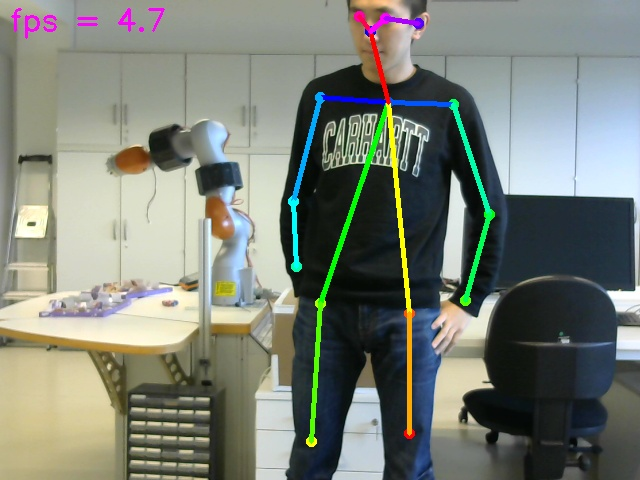
#> input picture Temp_Images/00007.jpg, 640 x 480 px
$ python cvtest.py ../Temp_Images/00007.jpg
#> lines starting #> are read from the running program, lines starting #| are printed output that depends on the picture

import sys
from random import randint
import cv2 as cv
def main(argv):

    borderType = cv.BORDER_CONSTANT
    window_name = "copyMakeBorder Demo"

    imageName = argv[0] if len(argv) > 0 else 'lena.jpg'
    # Loads an image
    src = cv.imread(cv.samples.findFile(imageName), cv.IMREAD_COLOR)
#> src is the input picture: shape (480, 640, 3); mean B, G, R 117.9, 127.7, 121.9
    # Check if image is loaded fine
    if src is None:
        print ('Error opening image!')
        print ('Usage: copy_make_border.py [image_name -- default lena.jpg] \n')
        return -1

    print ('\n'
           '\t   copyMakeBorder Demo: \n'
           '     -------------------- \n'
           ' ** Press \'c\' to set the border to a random constant value \n'
           ' ** Press \'r\' to set the border to be replicated \n'
           ' ** Press \'ESC\' to exit the program ')

    cv.namedWindow(window_name, cv.WINDOW_AUTOSIZE)

    top = int(0.0 * src.shape[0])
#> top = 0
    bottom = top
#> bottom = 0
    right = int(0.0 * src.shape[1])
#> right = 0
    left = int(0.3 * src.shape[1])  # shape[1] = cols
#> left = 192


    while 1:

        value = [255, 255, 255]

        dst = cv.copyMakeBorder(src, top, bottom, left, right, borderType, None, value)
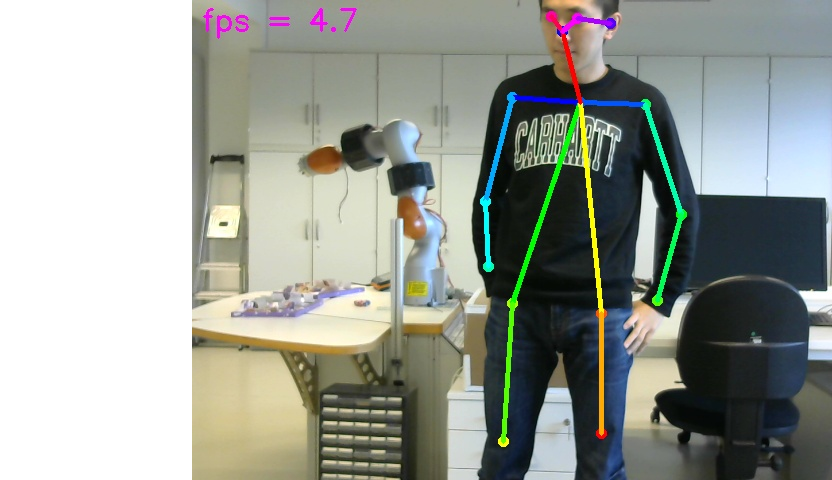
#> dst: shape (480, 832, 3); mean B, G, R 149.5, 157.1, 152.6

        cv.imshow(window_name, dst)

        c = cv.waitKey(500)
#> (key Esc is pressed here)
        if c == 27:
            break
        elif c == 99: # 99 = ord('c')
            borderType = cv.BORDER_CONSTANT
        elif c == 114: # 114 = ord('r')
            borderType = cv.BORDER_REPLICATE

    return 0
if __name__ == "__main__":
    main(sys.argv[1:])

$ run again, on Temp_Images/00012.jpg
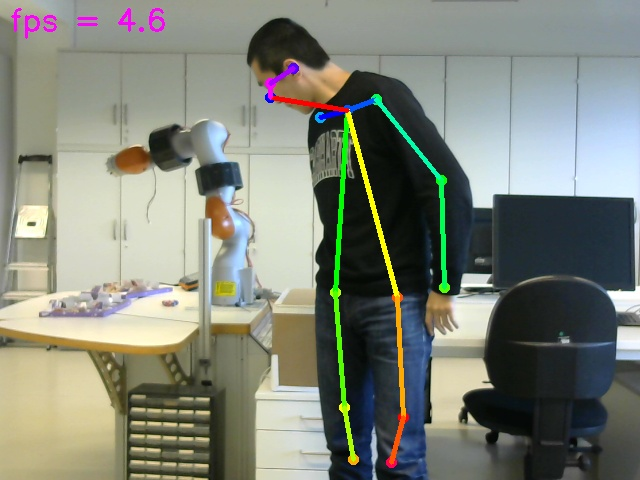
#> input picture Temp_Images/00012.jpg, 640 x 480 px
#> in main, src is the input picture: shape (480, 640, 3); mean B, G, R 120.1, 131.8, 127.4
#> in main, `dst = cv.copyMakeBorder(src, top, bottom, left, right, borderType, Non..`:
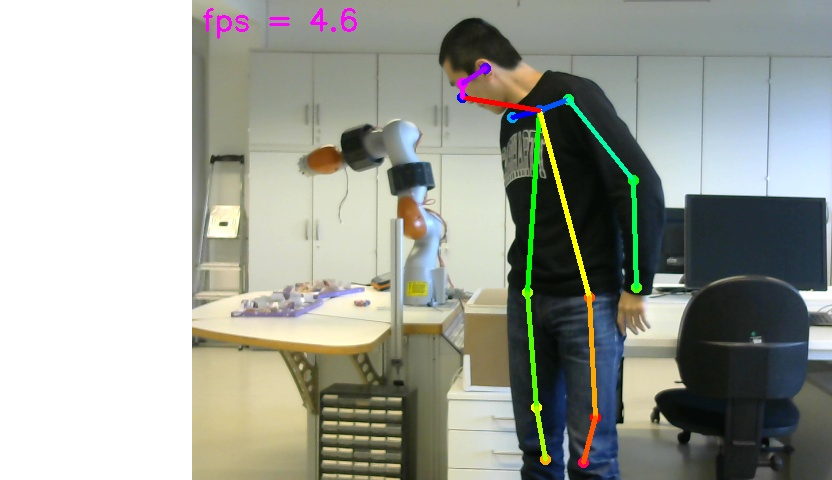
#> dst: shape (480, 832, 3); mean B, G, R 151.3, 160.2, 156.8

$ run again, on Temp_Images/00014.jpg
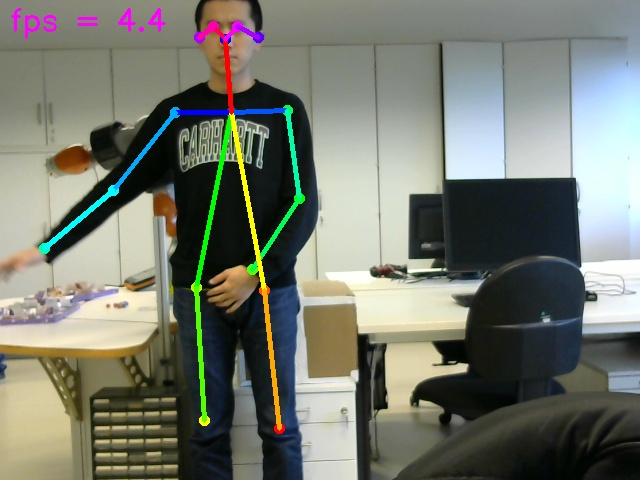
#> input picture Temp_Images/00014.jpg, 640 x 480 px
#> in main, src is the input picture: shape (480, 640, 3); mean B, G, R 110.1, 121, 117.2
#> in main, `dst = cv.copyMakeBorder(src, top, bottom, left, right, borderType, Non..`:
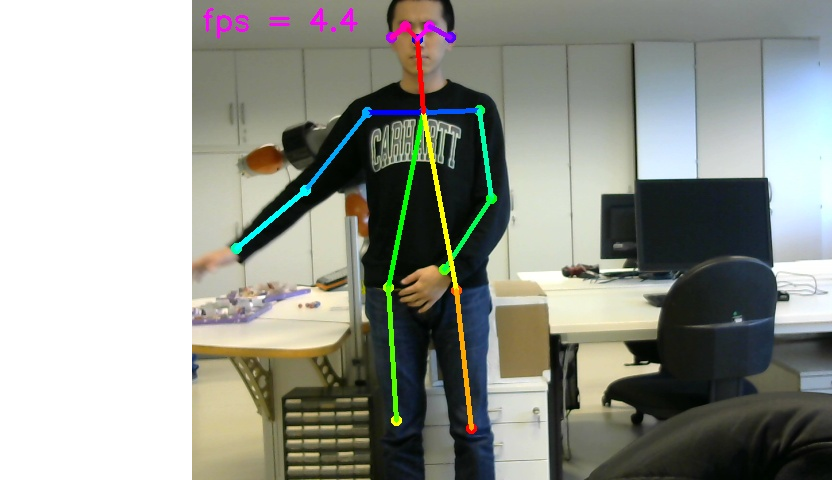
#> dst: shape (480, 832, 3); mean B, G, R 143.5, 151.9, 149

$ run again, on Temp_Images/00032.jpg
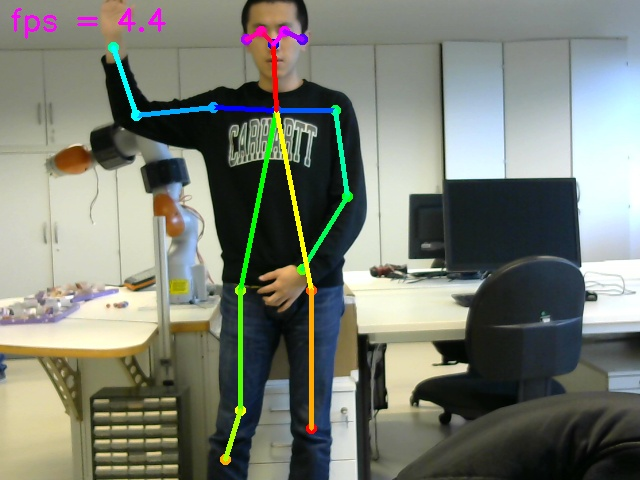
#> input picture Temp_Images/00032.jpg, 640 x 480 px
#> in main, src is the input picture: shape (480, 640, 3); mean B, G, R 113.7, 124.9, 120.2
#> in main, `dst = cv.copyMakeBorder(src, top, bottom, left, right, borderType, Non..`:
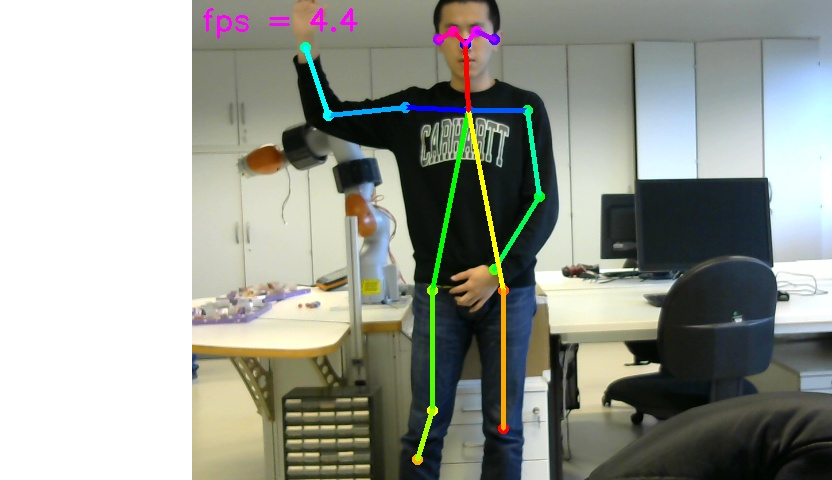
#> dst: shape (480, 832, 3); mean B, G, R 146.3, 154.9, 151.3
